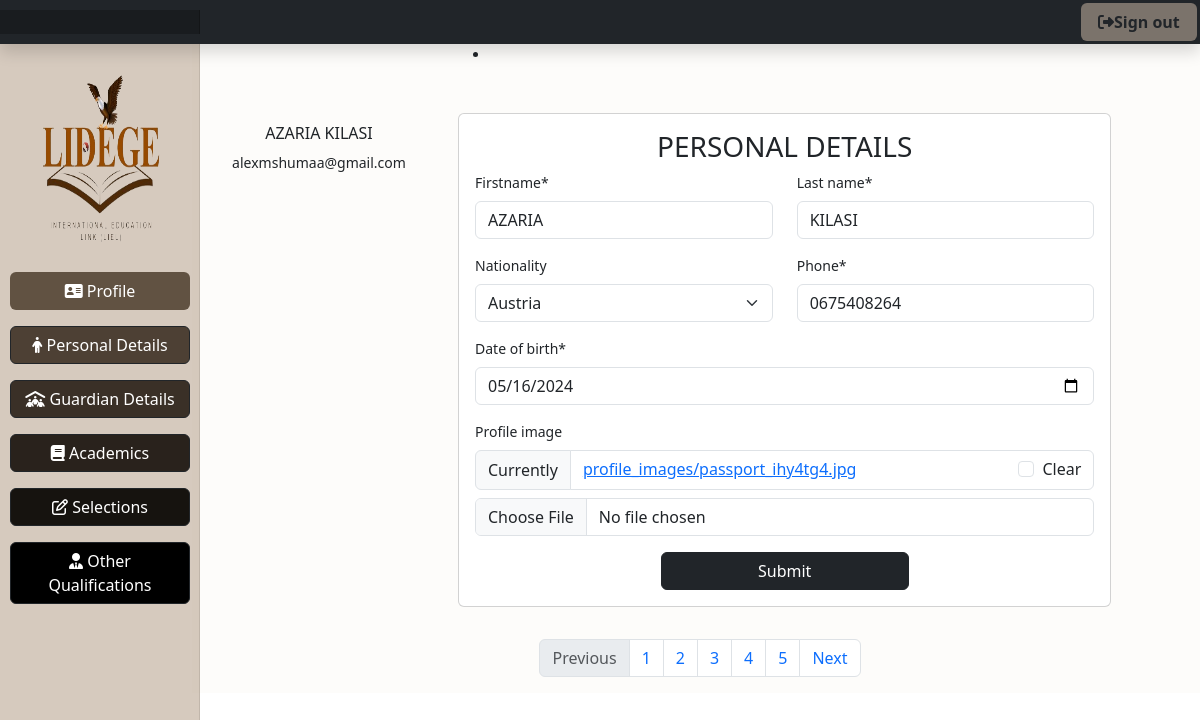
The app's page /applicant_details/ (signed in) with its own data.
### applicantsReg/models.py (models this page shows, shortened)
class Applicant_Personal_Details(models.Model):
    user = models.OneToOneField(CustomUser, on_delete=models.CASCADE,related_name='personal_details')
    firstname = models.CharField(max_length=100)
    last_name = models.CharField(max_length=100)
    phone = models.CharField(max_length=13)
    date_of_birth =  models.DateField(null=True)
    submission_time = SubmissionTimeField(null=True)
    nationality = models.CharField(
        max_length=100,
        choices=[(country.name, country.name) for country in pycountry.countries],
        blank=True,
        null=True,
    )
    profile_image = models.ImageField(upload_to='profile_images/', blank=True)
    class Meta:
        verbose_name_plural = "Applicant personal Details"

class CustomUser(AbstractUser):
    email = models.EmailField(unique=True, blank=True, null=True)
    username = models.CharField(max_length=100, unique=True)
    referred_by = models.ForeignKey('self', on_delete=models.SET_NULL, null=True, related_name='referrals')
    class Meta:
        verbose_name_plural = "Users"

### applicantsReg/views.py (the view)
# urls.py: path('applicant_details/',views.applicant_details_view,name = 'applicant_details'),
def applicant_details_view(request):
    if request.user.is_staff:
        return redirect("applist")
    applicant_details = getattr(request.user, 'personal_details', None)
    if applicant_details:
        submission_time = applicant_details.submission_time  # Assuming there's a submission_time field in your model
        if applicant_details is not None and submission_time is not None:
            if submission_time + timedelta(hours=168) < timezone.now():  # Assuming there's a submission_time field in your model
                messages.warning(request, "You can't modify your data after 24 hours since submission.")
                return redirect("home")
        if request.method == "POST":
            form = ApplicantPersonalDetailsForm(request.POST, request.FILES, instance=applicant_details)
            if form.is_valid():
                form.save()
                return redirect('guardian')
        else:
            form = ApplicantPersonalDetailsForm(instance=applicant_details)
        return render(request, "personalDetails.html", {"form": form,"applicant_details":applicant_details , "messages":messages})
    else:
        messages.warning(request, "You don't have any profile. Please contact your system admin.")
        return redirect("home")

### applicantsReg/forms.py
class ApplicantPersonalDetailsForm(forms.ModelForm):
    class Meta:
        model = Applicant_Personal_Details
        fields = ("firstname", "last_name","date_of_birth","nationality", "phone","profile_image")
        widgets = {
            'date_of_birth': forms.DateInput(attrs={'class': 'form-control', 'type':'date'})
        }
    pass

### applicantsReg/templates/personalDetails.html (shortened to what this page needs)
{%extends 'base7.html'%}
{%load static%}
{%load crispy_forms_tags%}
{%block content%}
<div class="row" style="background-color:#f1e7dd27; height:cover; margin-bottom: 2rem;">
  <div class="col-md-3">
    {%if applicant_details.profile_image%}
    <h6 style="text-align: center;">{{applicant_details.firstname}} {{applicant_details.last_name}}</h6>
    <p style="text-align: center;">{{applicant_details.user.email}}</p>
    {%else%}
    <img class="rounded-circle" src="{%static 'img/avatar.jpg'%}" alt=""
      style="width: 50%; margin-left: 25%; margin-top: 3rem;">
    <h6 style="text-align: center;margin-top: 0.5rem;">{{applicant_details.user.email}}</h6>
    {%endif%}
  </div>
  <div class="col-md-8">
    {% if messages %}
    <ul class="messages">
      <li{% if message.tags %} class="{{ message.tags }}" {% endif %}>{{ message }}</li>
    </ul>
    {% endif %}
    <div class="card" style="margin-top: 3rem; padding: 1rem;width: 100%;">
      <h3 style="text-align: center;">PERSONAL DETAILS</h3>
      <form action="" method="POST" enctype="multipart/form-data">
        <div class="row">
          <div class="col-md-6">
            {{form.firstname|as_crispy_field}}
          </div>
          <div class="col-md-6">
            {{form.last_name|as_crispy_field}}
          </div>
        </div>
        <div class="row">
          <div class="col-md-6">
            {{form.nationality|as_crispy_field}}
          </div>
          <div class="col-md-6">
            {{form.phone|as_crispy_field}}
          </div>
        </div>
        {{form.date_of_birth|as_crispy_field}}
        {{form.profile_image|as_crispy_field}}
        <input type="submit" value="Submit" class="btn btn-dark" style="width: 40%; margin-left: 30%;">
      </form>
    </div>
  </div>
  <nav aria-label="Page navigation example" style="margin-top: 2rem;">
    <ul class="pagination justify-content-center">
      <li class="page-item disabled">
        <a class="page-link" href="#" tabindex="-1" aria-disabled="true">Previous</a>
      </li>
      <li class="page-item"><a class="page-link" href="{%url 'applicant_details'%}">1</a></li>
      <li class="page-item"><a class="page-link" href="{%url 'guardian'%}">2</a></li>
      <li class="page-item"><a class="page-link" href="{%url 'academics'%}">3</a></li>
      <li class="page-item"><a class="page-link" href="{%url 'selections'%}">4</a></li>
      <li class="page-item"><a class="page-link" href="{%url 'other'%}">5</a></li>
      <li class="page-item">
        <a class="page-link" href="{%url 'guardian'%}">Next</a>
      </li>
    </ul>
  </nav>
</div>
{%endblock%}

### static/css/dashboard.css (style rules this page uses)
body { font-size: .875rem; }

### records on screen
Applicant_Personal_Details: firstname "AZARIA", last_name "KILASI", user.email "alexmshumaa@gmail.com", nationality "Austria", phone "0675408264", date_of_birth "05/16/2024"
